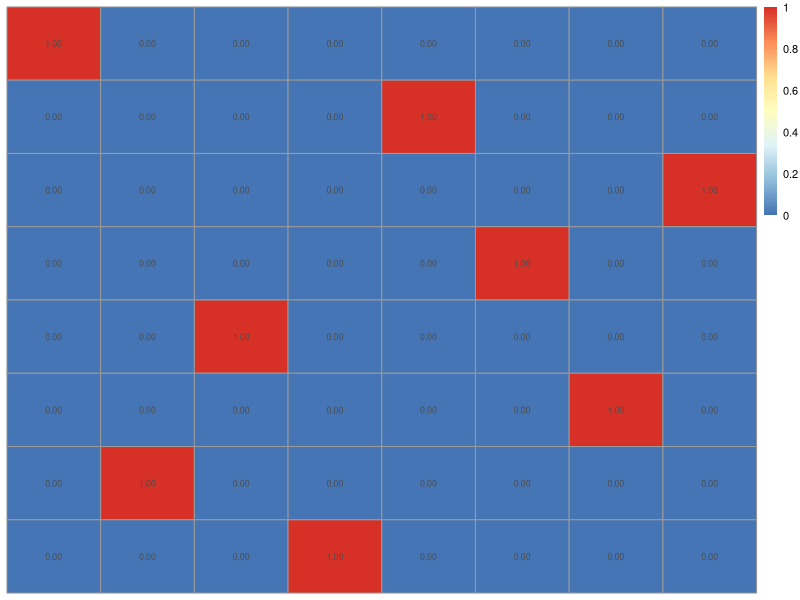
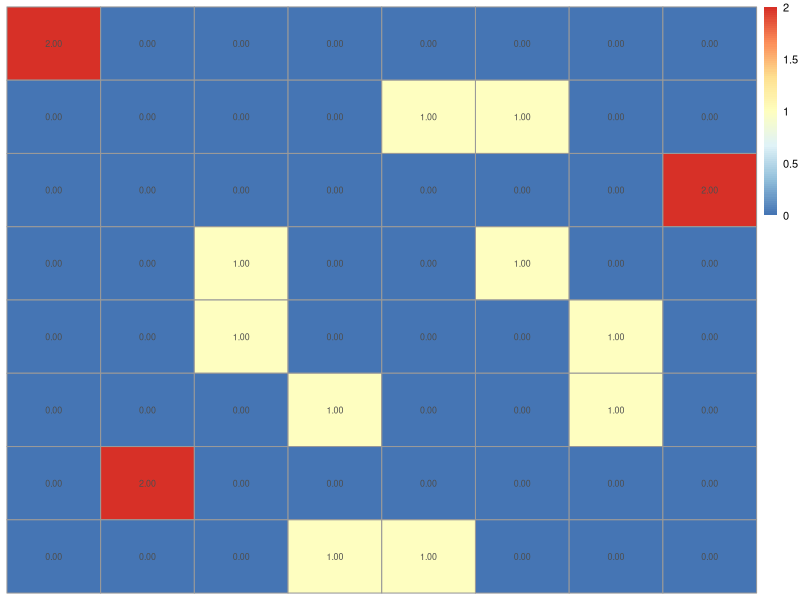
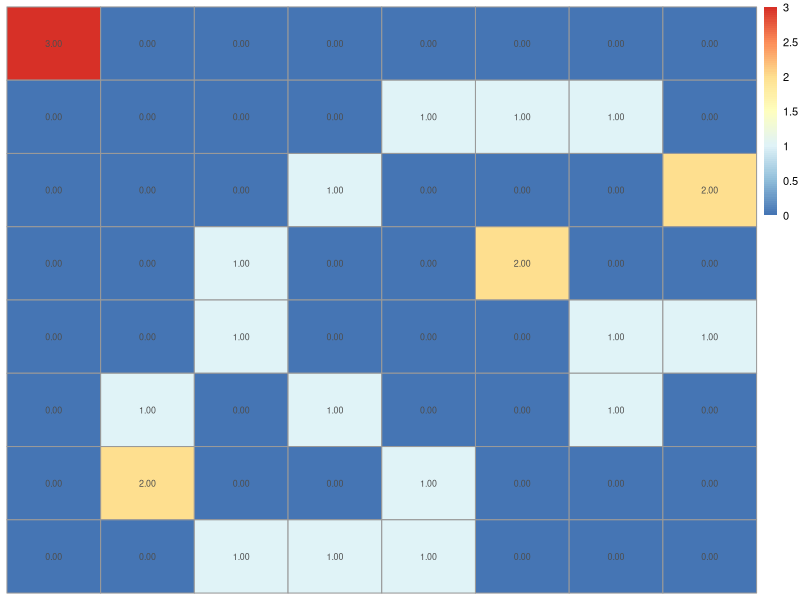
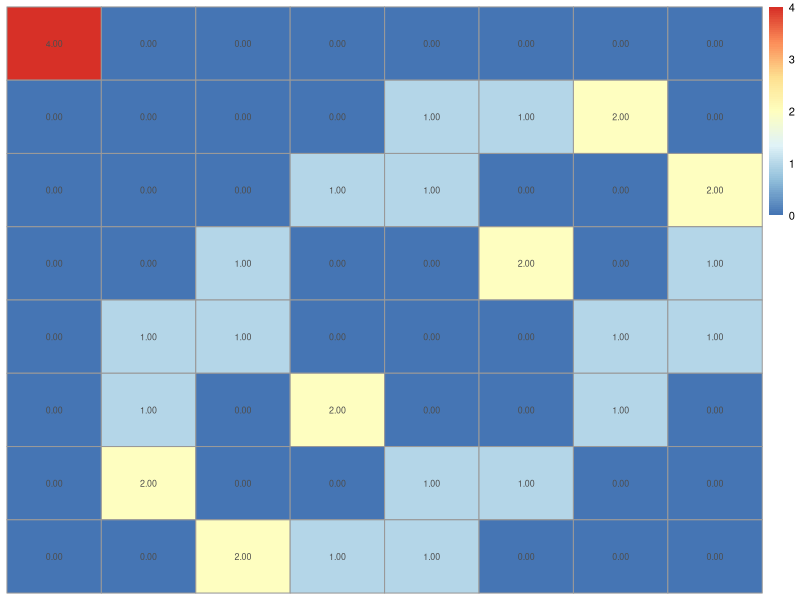
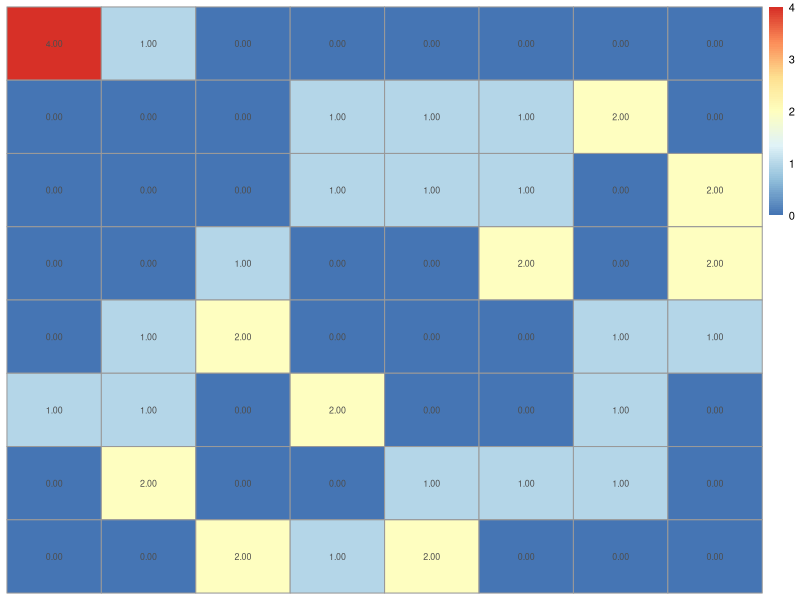
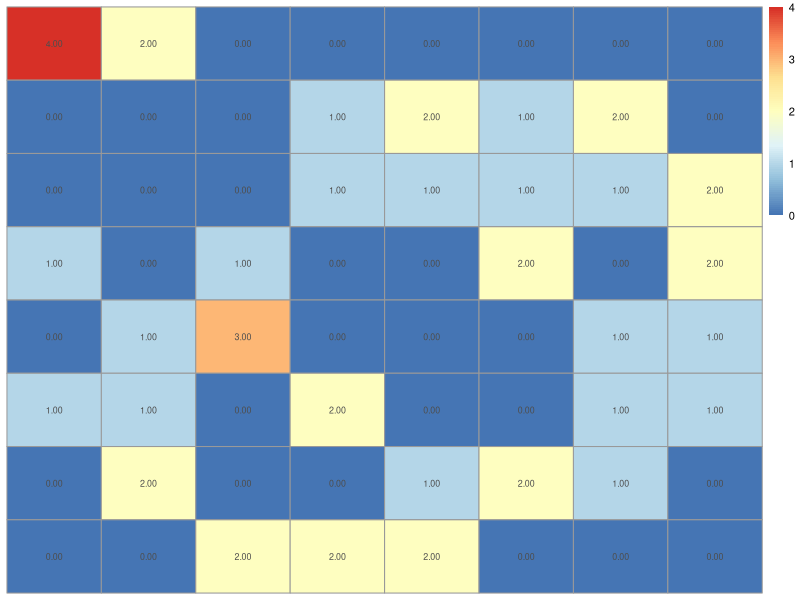
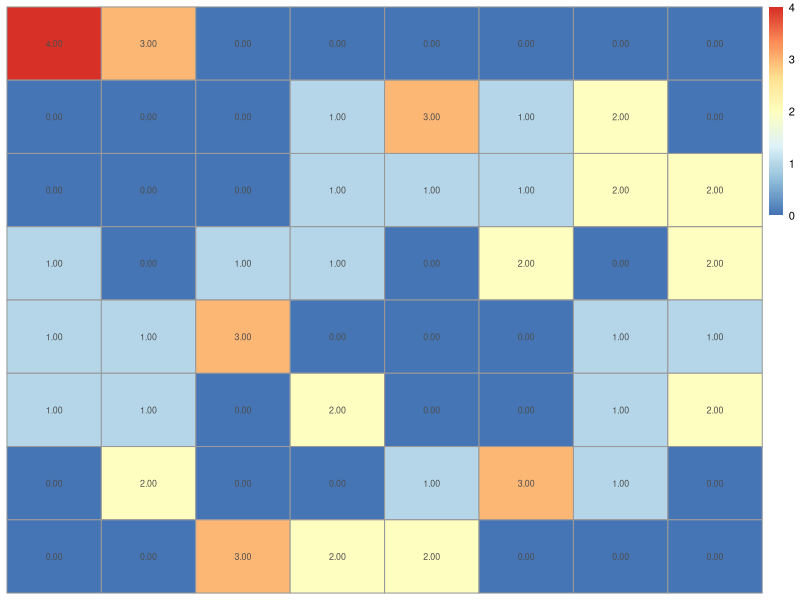
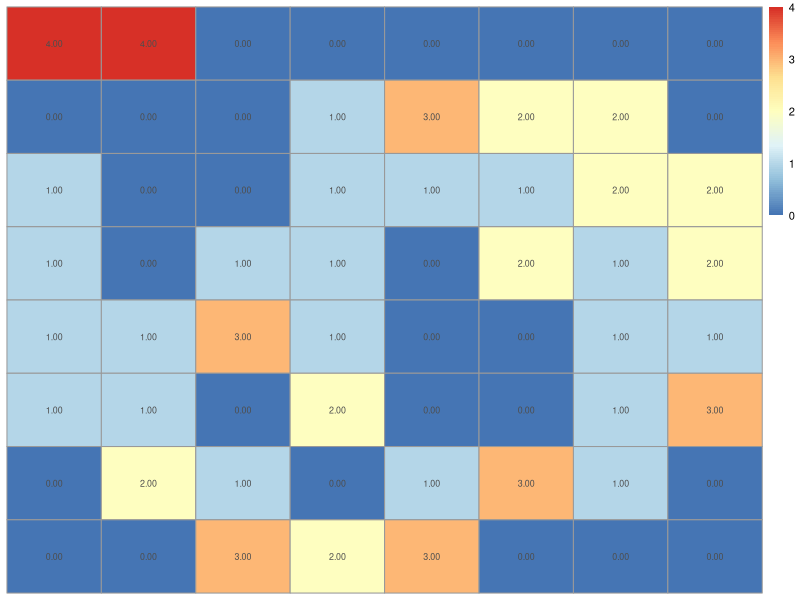

Write the R code that produced these figures, in order.
#Clement Marachand
#09/11/2023
library(stringr)
library(pheatmap) 

data <- c()

is_safe <- function(row, col, int, plat) {
  if(int %in% plat) {
    return(FALSE)
  } else {
    i = 0
    not_safe = ""
    
    while(i < length(plat)) {
      try(
        {
          if(as.numeric(as.numeric(plat[i+1]) + (length(plat) - i)) <= row-1) {
            not_safe <- paste0(not_safe, as.numeric(plat[i+1]) + (length(plat) - i))
          }
          if(as.numeric(as.numeric(plat[i+1]) - (length(plat) - i)) >= 0) {
            not_safe <- paste0(not_safe, as.numeric(plat[i+1]) - (length(plat) - i))
          }  
        }, 
        silent=TRUE
      )
      i <- i + 1 
    }
    
    if(grepl(int, not_safe)){
      return(FALSE)
    } else {
      return(TRUE)
    }
  }
}

safe_queens <- function(row, col, plat = c(), compteur = 0) {
  if(length(plat) == col) {
    print(paste(plat, collapse="_"))
    data <<- append(data, paste(plat, collapse = ""))
    heatmap(data,row,col)
    return(compteur + 1)
  } else {
    i <- 0
    while(i < row) {
      if(is_safe(row, col, i, plat)) {
        plat <- append(plat, i)
        compteur <- safe_queens(row, col, plat, compteur)
        plat <- plat[-length(plat)]
      }
      i <- i + 1
    }
    
    nb_X <- sum(plat == "X")
    if (nb_X < max(row, col)-min(row, col)) {
      plat <- append(plat, "X")
      compteur <- safe_queens(row, col, plat, compteur)
      plat <- plat[-length(plat)]
    }
  }
  
  return(compteur)
}

heatmap <- function(data,row,col){
  
  heatmap_matrix <- matrix(0, nrow = row, ncol = col)
  i <- 1
  while (i <= length(data)) {
    j <- 1
    while (j <= nchar(data[[i]])) {
      value <- as.integer(substr(data[[i]], j, j)) + 1  # Ajoutez 1 à l'indice de la colonne
      if (value != -1) {
        heatmap_matrix[j, value] <- heatmap_matrix[j, value] + 1
      }
      j <- j + 1
    }
    i <- i + 1
  }
  
  pheatmap(heatmap_matrix, display_numbers = TRUE, fontsize = 8, cluster_cols = FALSE, cluster_rows = FALSE)
}


###################################################
safe_queens(8,8)
##
## Ca marche pas !!!
## j'ai des erreurs sur des x != y si mon echiquier est pas carré ou si >10
##
